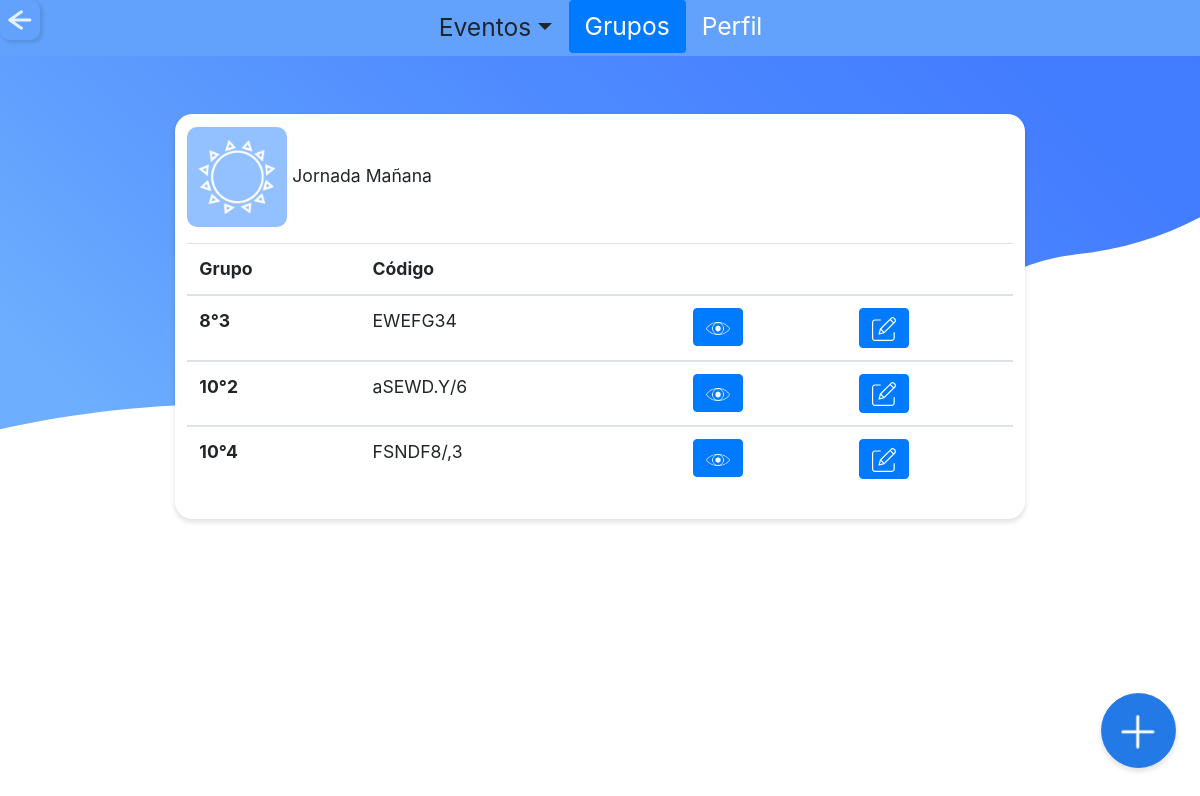
/admin/conj_grupos.php?id=J1 (signed in), run on an earlier commit of the app's database.
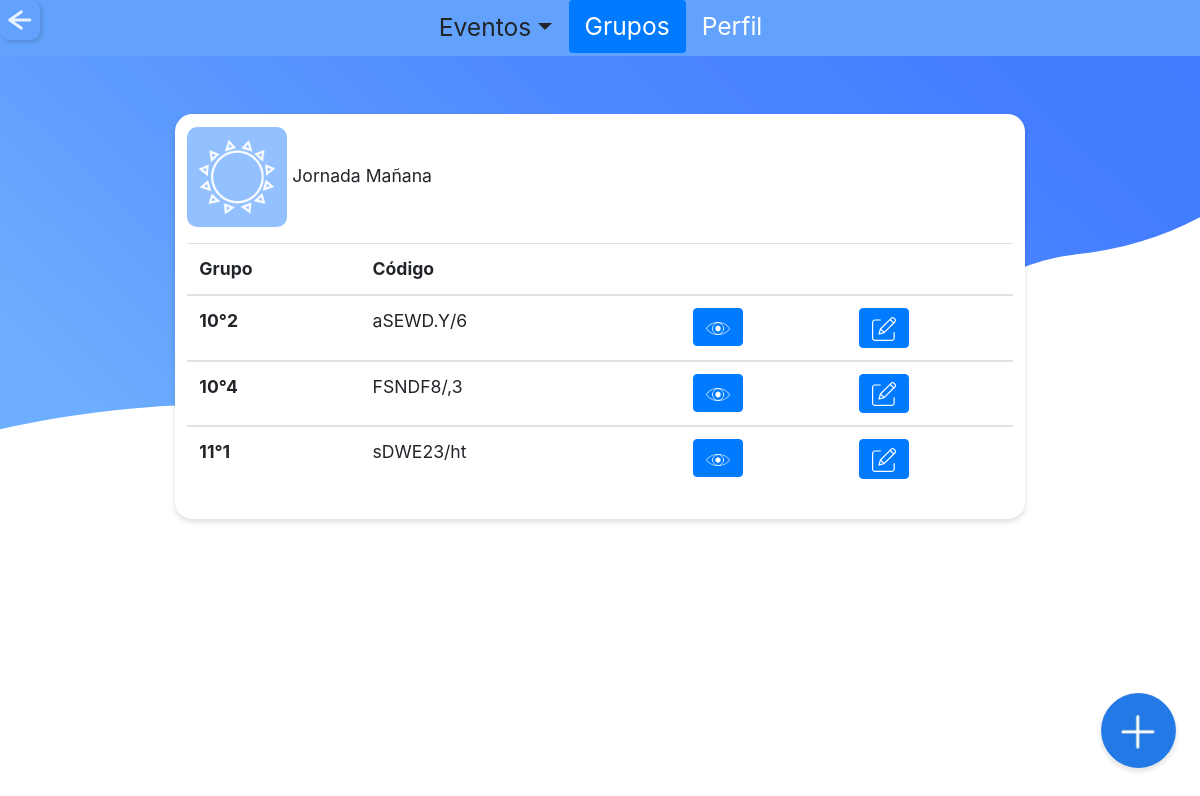
And on a later commit of the database.
### tables this page shows
CREATE TABLE `tbl_grupo` (
  `codigo_g` varchar(10) NOT NULL,
  `grado_g` int(11) NOT NULL,
  `grupo_g` varchar(3) NOT NULL,
  `id_jornada` varchar(3) NOT NULL
);

### admin/conj_grupos.php (the view, shortened to what this page needs)
<?php
  include "../php/conexion.php";
  include "../php/variables.php";
?>
<!doctype html>
<html>
  <head>
  <?php
    $title="Administrador | SchoolTime";
    echo Links($title);
    ?>
  </head>
  <body>
    <?php
    $titulo="grupos";
    echo Eventos($titulo); ?>
<br>
<br>
<br>
<br>
<?php
$id=$_REQUEST['id'];
  $queryJ="SELECT * FROM tbl_jornada WHERE id_jornada='$id'";
  $resultadoJ=$conexion->query($queryJ);
  $rowJ=$resultadoJ->fetch_assoc();
  ?>
<div class="center-90">
<div class="titulo_perfil default">
  <div class="medio">
  <?php
  if($rowJ['id_jornada'] == "J1"){
    ?>
    <img class="tipo-evento" src="../iconos/manana3.png">
    <?php
  }elseif($rowJ['id_jornada'] == "J2"){
    ?>
    <img class="tipo-evento" src="../iconos/tarde3.png">
    <?php
  }else{
    ?>
    <img class="cuadro_grupo">
    <?php
  }
  ?>
    <?php echo $rowJ['descripcion_j']?>
    <table class="table margin-top-1">
    <thead>
    <tr>
      <th scope="col">Grupo</th>
      <th>Código</th>
      <th></th>
      <th></th>
      <th></th>
    </tr>
  </thead>
  <?php
  $query="SELECT * FROM tbl_grupo WHERE id_jornada='$id' ORDER BY grado_g";
	$resultado=$conexion->query($query);
	while ($row=$resultado->fetch_assoc()){
  ?>
  <tbody>
    <tr>
    <th scope="col"><?php echo $row['grado_g']?>°<?php echo $row['grupo_g']?></th>
     <td><?php echo $row['codigo_g']?></td>
     <td>
     </td>
     <td>
      <a  href="grupos_desc.php?id=<?php echo $row['codigo_g']?>" style="color: white; text-decoration: none; ">
     <button type="button" class="btn btn-primary btn-icon-2">
      <img class="icon" src="../svg/view.png"></button></a>
     </td>
     <td>
      <a  href="actualizar_grupo.php?id=<?php echo $row['codigo_g']?>" style="color: white; text-decoration: none; ">
     <button type="button" class="btn btn-primary btn-icon-2">
      <img class="icon" src="../svg/edit.svg"></button></a>
     </td>
    </tr>
    <?php
}
?>
  </tbody>
</table>
  </div>
</div>
</div>
<center>
<a href="nuevo_grupo.php?id=<?php echo $rowJ['id_jornada']?>">
  <div class="form-check form-check-inline">
  <input  class="btn_ok large" type="button" value="Nuevo Grupo">
  </div>
  </a>
  </center>
  </body>
</html>

What changed in the data, as far as the page shows it:
no longer on this page (row edited): tbl_grupo: grado_g "8", grupo_g "3", codigo_g "EWEFG34"
added tbl_grupo: grado_g "11", grupo_g "1", codigo_g "sDWE23/ht"
